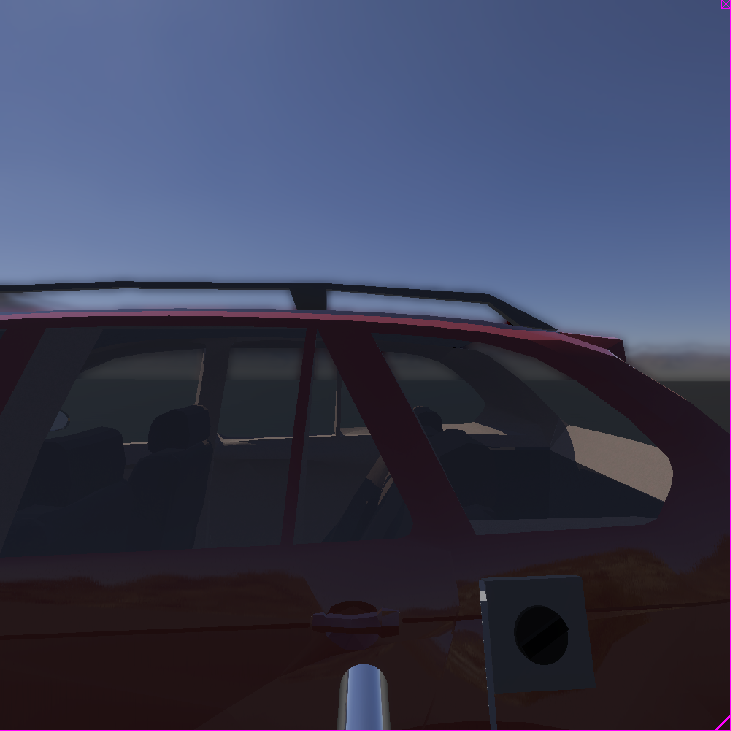
#> input picture vision/fuel_hatch_detection_model/image3.png, 731 x 731 px
$ python -i Eclipse_detection.py   (imports and definitions only)
#> lines starting #> are read from the running program, lines starting #| are printed output that depends on the picture; after the words box and inside, x2 and y2 are one past the last pixel; in counts of white or black regions, pixels touching at a corner belong together
#> further down, picture is the input picture: shape (731, 731, 3); mean B, G, R 83.6, 61, 58
# USAGE
# python Eclipse_detection.py --image image.png
# About the output:
# slant: the angle that the cap rotated that we see an eclipse instead of a circle
# Centroid: the center coordinate of the cap
# phi: the angle that the eclipse rotate without change of orientation


import matplotlib.pyplot as plt
import cv2
from skimage import color, img_as_ubyte
from skimage.feature import canny
from skimage.transform import hough_ellipse
from skimage.draw import ellipse_perimeter
import numpy as np
import argparse


# For calculate the diameter of the circle form the eclipse
def find_phi(xs,ys,cx,cy):
	max = 0
	max_X = 0
	max_Y = 0

	for i in range(len(xs)):
		distance = np.power(xs[i]-cx,2)+np.power(ys[i]-cy,2)
		if distance>max:
			max = distance
			max_X = xs[i]
			max_Y = ys[i]
	# print("inner_find_phi, the radian is: ", np.sqrt(np.power(max_X-cx,2)+np.power(max_Y-cy,2)))
	# print("max_Y,max_X=",max_Y,max_X)

	slant = np.arctanh((max_Y-cy)/(max_X-cx))
	return slant


def get_cap_info(image_rgb):
	# convert to grayscale and detect edges
	gray = cv2.cvtColor(image_rgb, cv2.COLOR_BGR2GRAY)
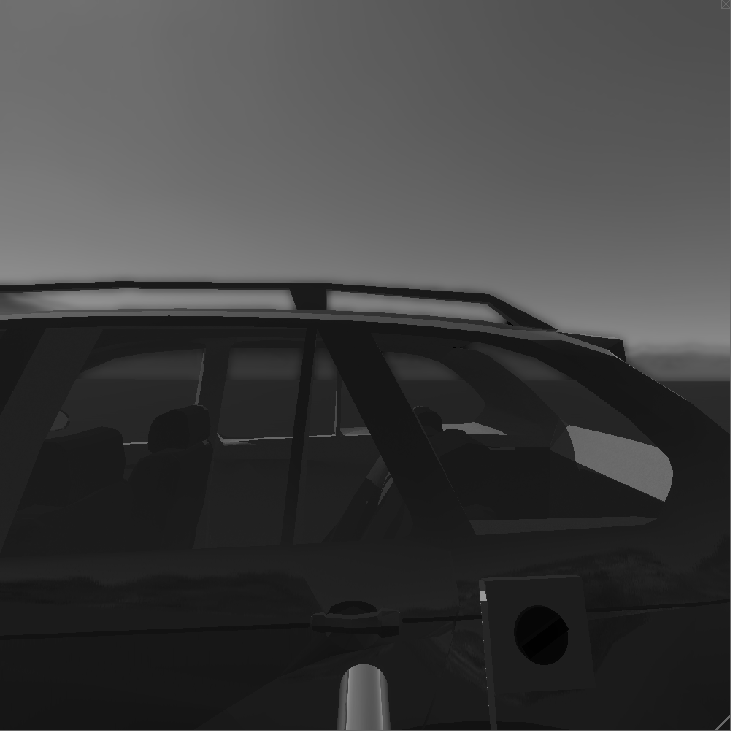
#> gray: shape (731, 731); min 0, max 153, mean 62.7
	thresh_for_bar = cv2.threshold(gray, 30, 255, cv2.THRESH_BINARY)[1]
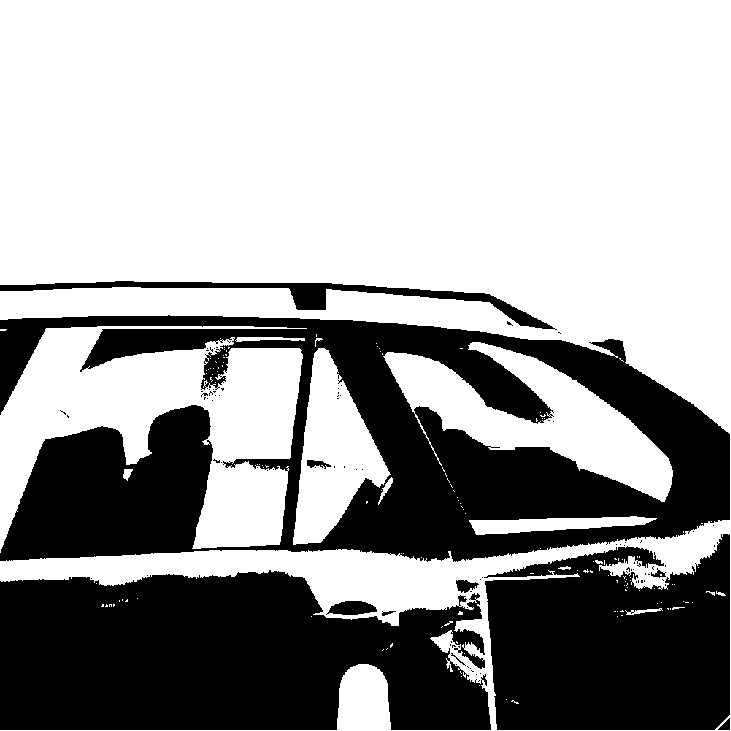
#> thresh_for_bar: shape (731, 731); 62.6% white; 94 black regions (83 under 20 px), largest, box (x1, y1, x2, y2) and area: (0, 315, 730, 562) 91891, (0, 570, 491, 730) 63287, (484, 534, 730, 730) 38826
	edges = canny(thresh_for_bar, sigma=2.0,
				  low_threshold=0.55, high_threshold=0.8)
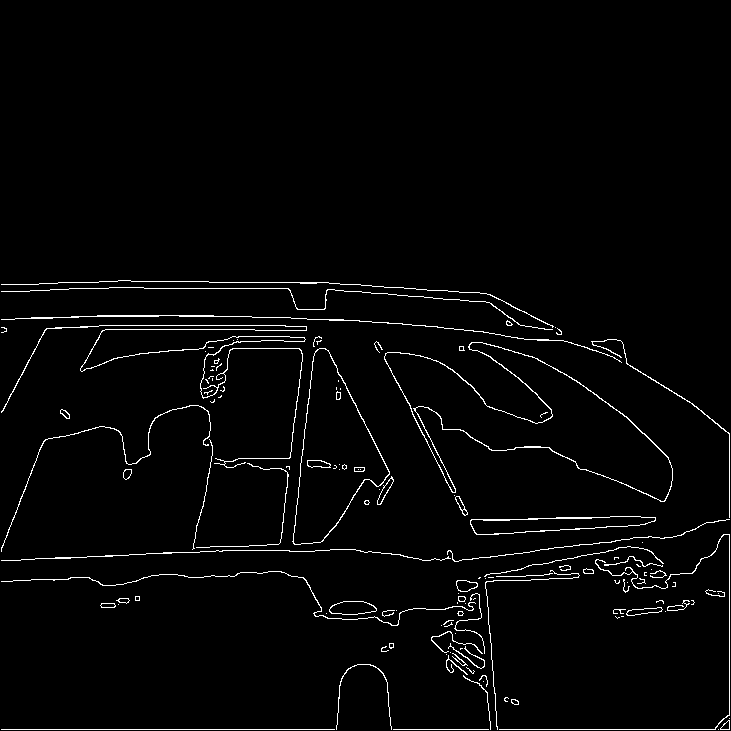
#> edges: shape (731, 731) bool; 2.3% white in thin lines or dots, all inside (x1, y1, x2, y2) = (1, 280, 730, 730)

	# cv2.imshow('tianbu',gray)
	# cv2.waitKey(0)

	# Perform a Hough Transform
	# The accuracy corresponds to the bin size of a major axis.
	# The value is chosen in order to get a single high accumulator.
	# The threshold eliminates low accumulators
#> (the run stopped early here; a loop or call above may not have finished)
